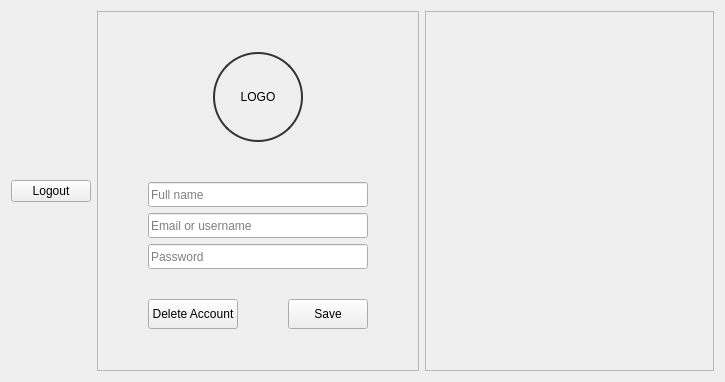
<?xml version='1.0' encoding='utf-8'?>
<ui version="4.0">
 <class>Form</class>
 <widget class="QWidget" name="Form">
  <property name="geometry">
   <rect>
    <x>0</x>
    <y>0</y>
    <width>725</width>
    <height>382</height>
   </rect>
  </property>
  <property name="windowTitle">
   <string>Form</string>
  </property>
  <layout class="QHBoxLayout" name="horizontalLayout">
   <item>
    <layout class="QVBoxLayout" name="left_panel_profile">
     <property name="sizeConstraint">
      <enum>QLayout::SetMinimumSize</enum>
     </property>
     <item>
      <widget class="QPushButton" name="pushButton_5">
       <property name="text">
        <string>Logout</string>
       </property>
      </widget>
     </item>
    </layout>
   </item>
   <item>
    <widget class="QFrame" name="frame_5">
     <property name="frameShape">
      <enum>QFrame::StyledPanel</enum>
     </property>
     <property name="frameShadow">
      <enum>QFrame::Raised</enum>
     </property>
     <layout class="QVBoxLayout" name="verticalLayout_24">
      <property name="spacing">
       <number>0</number>
      </property>
      <property name="sizeConstraint">
       <enum>QLayout::SetMinimumSize</enum>
      </property>
      <property name="leftMargin">
       <number>0</number>
      </property>
      <property name="topMargin">
       <number>0</number>
      </property>
      <property name="rightMargin">
       <number>0</number>
      </property>
      <property name="bottomMargin">
       <number>0</number>
      </property>
      <item alignment="Qt::AlignHCenter">
       <widget class="QLabel" name="signup_photo_label_2">
        <property name="minimumSize">
         <size>
          <width>90</width>
          <height>90</height>
         </size>
        </property>
        <property name="maximumSize">
         <size>
          <width>90</width>
          <height>90</height>
         </size>
        </property>
        <property name="styleSheet">
         <string notr="true">border-radius: 45px;  border: 1.5px solid #333;</string>
        </property>
        <property name="text">
         <string>LOGO</string>
        </property>
        <property name="alignment">
         <set>Qt::AlignCenter</set>
        </property>
       </widget>
      </item>
      <item>
       <layout class="QVBoxLayout" name="verticalLayout_25">
        <property name="sizeConstraint">
         <enum>QLayout::SetMinimumSize</enum>
        </property>
        <property name="leftMargin">
         <number>50</number>
        </property>
        <property name="topMargin">
         <number>0</number>
        </property>
        <property name="rightMargin">
         <number>50</number>
        </property>
        <property name="bottomMargin">
         <number>0</number>
        </property>
        <item>
         <layout class="QVBoxLayout" name="verticalLayout_26">
          <property name="spacing">
           <number>6</number>
          </property>
          <property name="sizeConstraint">
           <enum>QLayout::SetMinimumSize</enum>
          </property>
          <property name="topMargin">
           <number>0</number>
          </property>
          <property name="rightMargin">
           <number>0</number>
          </property>
          <property name="bottomMargin">
           <number>15</number>
          </property>
          <item>
           <widget class="QLineEdit" name="full_name_lineEdit_2">
            <property name="sizePolicy">
             <sizepolicy hsizetype="Preferred" vsizetype="Preferred">
              <horstretch>0</horstretch>
              <verstretch>0</verstretch>
             </sizepolicy>
            </property>
            <property name="minimumSize">
             <size>
              <width>0</width>
              <height>25</height>
             </size>
            </property>
            <property name="maximumSize">
             <size>
              <width>16777215</width>
              <height>25</height>
             </size>
            </property>
            <property name="styleSheet">
             <string notr="true" />
            </property>
            <property name="text">
             <string />
            </property>
            <property name="placeholderText">
             <string>Full name</string>
            </property>
           </widget>
          </item>
          <item>
           <widget class="QLineEdit" name="signup_username_lineEdit_2">
            <property name="minimumSize">
             <size>
              <width>0</width>
              <height>25</height>
             </size>
            </property>
            <property name="styleSheet">
             <string notr="true" />
            </property>
            <property name="placeholderText">
             <string>Email or username</string>
            </property>
           </widget>
          </item>
          <item>
           <widget class="QLineEdit" name="signup_password_lineEdit_2">
            <property name="minimumSize">
             <size>
              <width>0</width>
              <height>25</height>
             </size>
            </property>
            <property name="styleSheet">
             <string notr="true" />
            </property>
            <property name="placeholderText">
             <string>Password</string>
            </property>
           </widget>
          </item>
         </layout>
        </item>
        <item>
         <layout class="QHBoxLayout" name="horizontalLayout_4">
          <property name="spacing">
           <number>50</number>
          </property>
          <property name="sizeConstraint">
           <enum>QLayout::SetMaximumSize</enum>
          </property>
          <property name="topMargin">
           <number>15</number>
          </property>
          <property name="bottomMargin">
           <number>0</number>
          </property>
          <item>
           <widget class="QPushButton" name="to_login_button_2">
            <property name="minimumSize">
             <size>
              <width>0</width>
              <height>30</height>
             </size>
            </property>
            <property name="maximumSize">
             <size>
              <width>230</width>
              <height>30</height>
             </size>
            </property>
            <property name="cursor">
             <cursorShape>PointingHandCursor</cursorShape>
            </property>
            <property name="styleSheet">
             <string notr="true" />
            </property>
            <property name="text">
             <string>Delete Account</string>
            </property>
           </widget>
          </item>
          <item>
           <widget class="QPushButton" name="signup_button_2">
            <property name="minimumSize">
             <size>
              <width>0</width>
              <height>30</height>
             </size>
            </property>
            <property name="maximumSize">
             <size>
              <width>230</width>
              <height>30</height>
             </size>
            </property>
            <property name="cursor">
             <cursorShape>PointingHandCursor</cursorShape>
            </property>
            <property name="styleSheet">
             <string notr="true" />
            </property>
            <property name="text">
             <string>Save</string>
            </property>
           </widget>
          </item>
         </layout>
        </item>
       </layout>
      </item>
     </layout>
    </widget>
   </item>
   <item>
    <widget class="QFrame" name="profile_right_frame">
     <property name="sizePolicy">
      <sizepolicy hsizetype="Expanding" vsizetype="Expanding">
       <horstretch>0</horstretch>
       <verstretch>0</verstretch>
      </sizepolicy>
     </property>
     <property name="frameShape">
      <enum>QFrame::StyledPanel</enum>
     </property>
     <property name="frameShadow">
      <enum>QFrame::Raised</enum>
     </property>
    </widget>
   </item>
  </layout>
 </widget>
 <connections />
<customwidgets><customwidget><class>QPushButton</class><extends>QPushButton</extends><header location="global">Custom_Widgets.Theme.h</header><container>1</container></customwidget><customwidget><class>QLabel</class><extends>QLabel</extends><header location="global">Custom_Widgets.Theme.h</header><container>1</container></customwidget></customwidgets></ui>
